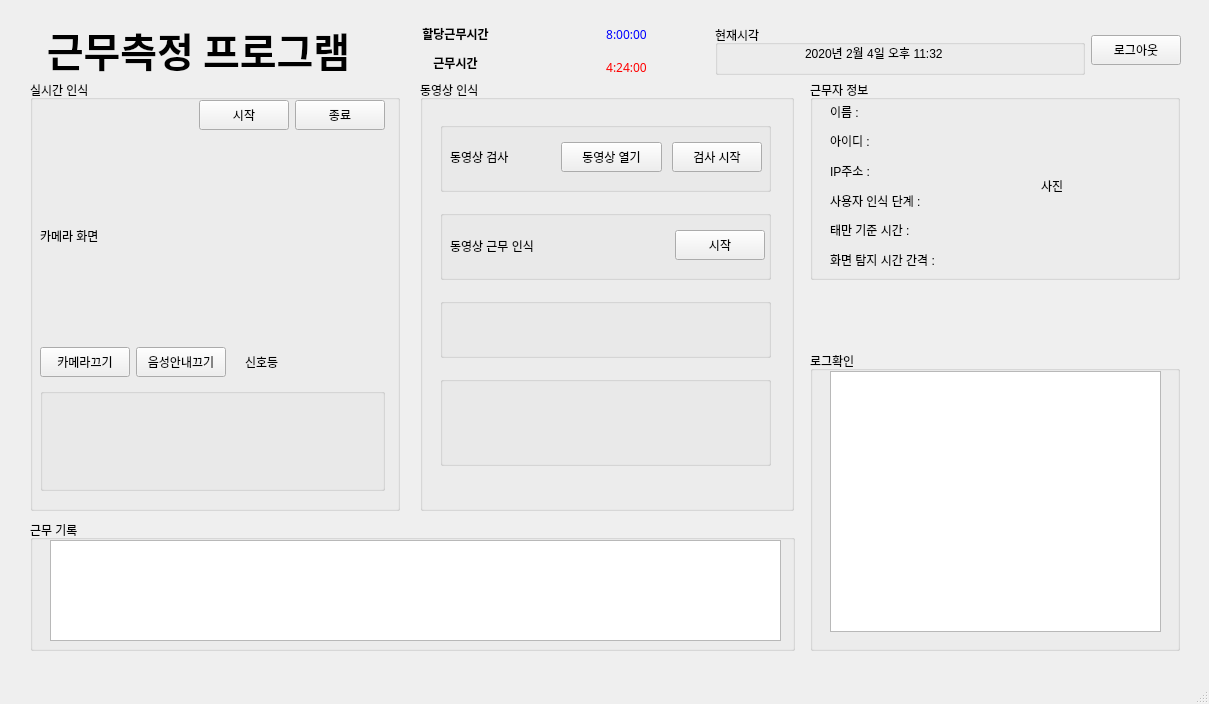
<?xml version="1.0" encoding="UTF-8"?>
<ui version="4.0">
 <class>MainWindow</class>
 <widget class="QMainWindow" name="MainWindow">
  <property name="geometry">
   <rect>
    <x>0</x>
    <y>0</y>
    <width>1209</width>
    <height>704</height>
   </rect>
  </property>
  <property name="windowTitle">
   <string>MainWindow</string>
  </property>
  <widget class="QWidget" name="centralwidget">
   <widget class="QWidget" name="horizontalLayoutWidget">
    <property name="geometry">
     <rect>
      <x>30</x>
      <y>20</y>
      <width>1151</width>
      <height>61</height>
     </rect>
    </property>
    <layout class="QHBoxLayout" name="topLayout">
     <item>
      <widget class="QLabel" name="titleLabel">
       <property name="font">
        <font>
         <family>Han Santteut Dotum</family>
         <pointsize>30</pointsize>
         <weight>75</weight>
         <bold>true</bold>
        </font>
       </property>
       <property name="text">
        <string>근무측정 프로그램</string>
       </property>
       <property name="alignment">
        <set>Qt::AlignHCenter|Qt::AlignTop</set>
       </property>
       <property name="margin">
        <number>1</number>
       </property>
      </widget>
     </item>
     <item>
      <layout class="QVBoxLayout" name="verticalLayout_5">
       <item>
        <layout class="QHBoxLayout" name="horizontalLayout_5">
         <item>
          <widget class="QLabel" name="totalWorkTimeLabel">
           <property name="font">
            <font>
             <family>Han Santteut Dotum</family>
             <weight>75</weight>
             <bold>true</bold>
            </font>
           </property>
           <property name="text">
            <string>할당근무시간</string>
           </property>
           <property name="alignment">
            <set>Qt::AlignCenter</set>
           </property>
          </widget>
         </item>
         <item>
          <widget class="QLabel" name="haveToWorkTimeLabel">
           <property name="font">
            <font>
             <family>Han Santteut Dotum</family>
            </font>
           </property>
           <property name="styleSheet">
            <string notr="true">color: rgb(0, 0, 255);</string>
           </property>
           <property name="text">
            <string>8:00:00</string>
           </property>
           <property name="alignment">
            <set>Qt::AlignCenter</set>
           </property>
          </widget>
         </item>
        </layout>
       </item>
       <item>
        <layout class="QHBoxLayout" name="horizontalLayout_3">
         <item>
          <widget class="QLabel" name="label_5">
           <property name="font">
            <font>
             <family>Han Santteut Dotum</family>
             <weight>75</weight>
             <bold>true</bold>
            </font>
           </property>
           <property name="text">
            <string>근무시간</string>
           </property>
           <property name="alignment">
            <set>Qt::AlignHCenter|Qt::AlignTop</set>
           </property>
          </widget>
         </item>
         <item>
          <widget class="QLabel" name="workTimeLabel">
           <property name="font">
            <font>
             <family>Han Santteut Dotum</family>
            </font>
           </property>
           <property name="styleSheet">
            <string notr="true">color: rgb(255, 0, 0);</string>
           </property>
           <property name="text">
            <string>4:24:00</string>
           </property>
           <property name="alignment">
            <set>Qt::AlignCenter</set>
           </property>
          </widget>
         </item>
        </layout>
       </item>
      </layout>
     </item>
     <item>
      <widget class="QGroupBox" name="dateBox">
       <property name="sizePolicy">
        <sizepolicy hsizetype="Fixed" vsizetype="Fixed">
         <horstretch>0</horstretch>
         <verstretch>0</verstretch>
        </sizepolicy>
       </property>
       <property name="minimumSize">
        <size>
         <width>370</width>
         <height>50</height>
        </size>
       </property>
       <property name="title">
        <string>현재시각</string>
       </property>
       <widget class="QLabel" name="dateLabel">
        <property name="geometry">
         <rect>
          <x>90</x>
          <y>20</y>
          <width>211</width>
          <height>16</height>
         </rect>
        </property>
        <property name="text">
         <string>2020년 2월 4일 오후 11:32</string>
        </property>
       </widget>
      </widget>
     </item>
     <item>
      <widget class="QPushButton" name="logoutBtn">
       <property name="sizePolicy">
        <sizepolicy hsizetype="Fixed" vsizetype="Fixed">
         <horstretch>0</horstretch>
         <verstretch>0</verstretch>
        </sizepolicy>
       </property>
       <property name="minimumSize">
        <size>
         <width>90</width>
         <height>30</height>
        </size>
       </property>
       <property name="text">
        <string>로그아웃</string>
       </property>
      </widget>
     </item>
    </layout>
   </widget>
   <widget class="QWidget" name="verticalLayoutWidget_9">
    <property name="geometry">
     <rect>
      <x>420</x>
      <y>80</y>
      <width>374</width>
      <height>431</height>
     </rect>
    </property>
    <layout class="QVBoxLayout" name="middleLayout">
     <item>
      <widget class="QGroupBox" name="videoRecogBox">
       <property name="title">
        <string>동영상 인식</string>
       </property>
       <widget class="QWidget" name="verticalLayoutWidget_7">
        <property name="geometry">
         <rect>
          <x>20</x>
          <y>30</y>
          <width>331</width>
          <height>371</height>
         </rect>
        </property>
        <layout class="QVBoxLayout" name="verticalLayout_8">
         <item>
          <widget class="QGroupBox" name="videoCheckBox">
           <property name="sizePolicy">
            <sizepolicy hsizetype="Preferred" vsizetype="Fixed">
             <horstretch>0</horstretch>
             <verstretch>0</verstretch>
            </sizepolicy>
           </property>
           <property name="minimumSize">
            <size>
             <width>0</width>
             <height>70</height>
            </size>
           </property>
           <property name="title">
            <string/>
           </property>
           <widget class="QWidget" name="layoutWidget">
            <property name="geometry">
             <rect>
              <x>10</x>
              <y>10</y>
              <width>312</width>
              <height>51</height>
             </rect>
            </property>
            <layout class="QHBoxLayout" name="horizontalLayout_7">
             <property name="spacing">
              <number>10</number>
             </property>
             <item>
              <widget class="QLabel" name="videoCheckTextlabel">
               <property name="sizePolicy">
                <sizepolicy hsizetype="Minimum" vsizetype="Fixed">
                 <horstretch>0</horstretch>
                 <verstretch>0</verstretch>
                </sizepolicy>
               </property>
               <property name="minimumSize">
                <size>
                 <width>80</width>
                 <height>30</height>
                </size>
               </property>
               <property name="text">
                <string>동영상 검사</string>
               </property>
              </widget>
             </item>
             <item>
              <widget class="QPushButton" name="videoRecogOpenBtn">
               <property name="minimumSize">
                <size>
                 <width>90</width>
                 <height>30</height>
                </size>
               </property>
               <property name="text">
                <string>동영상 열기</string>
               </property>
              </widget>
             </item>
             <item>
              <widget class="QPushButton" name="videoCheckBtn">
               <property name="sizePolicy">
                <sizepolicy hsizetype="Fixed" vsizetype="Fixed">
                 <horstretch>0</horstretch>
                 <verstretch>0</verstretch>
                </sizepolicy>
               </property>
               <property name="minimumSize">
                <size>
                 <width>90</width>
                 <height>30</height>
                </size>
               </property>
               <property name="text">
                <string>검사 시작</string>
               </property>
              </widget>
             </item>
            </layout>
           </widget>
          </widget>
         </item>
         <item>
          <widget class="QGroupBox" name="videoRecogBox_2">
           <property name="sizePolicy">
            <sizepolicy hsizetype="Preferred" vsizetype="Fixed">
             <horstretch>0</horstretch>
             <verstretch>0</verstretch>
            </sizepolicy>
           </property>
           <property name="minimumSize">
            <size>
             <width>0</width>
             <height>70</height>
            </size>
           </property>
           <property name="title">
            <string/>
           </property>
           <widget class="QWidget" name="layoutWidget">
            <property name="geometry">
             <rect>
              <x>10</x>
              <y>10</y>
              <width>315</width>
              <height>51</height>
             </rect>
            </property>
            <layout class="QHBoxLayout" name="horizontalLayout_8">
             <item>
              <widget class="QLabel" name="label">
               <property name="text">
                <string>동영상 근무 인식</string>
               </property>
              </widget>
             </item>
             <item>
              <spacer name="horizontalSpacer_5">
               <property name="orientation">
                <enum>Qt::Horizontal</enum>
               </property>
               <property name="sizeHint" stdset="0">
                <size>
                 <width>40</width>
                 <height>20</height>
                </size>
               </property>
              </spacer>
             </item>
             <item>
              <widget class="QPushButton" name="videoRecogStartBtn">
               <property name="minimumSize">
                <size>
                 <width>90</width>
                 <height>30</height>
                </size>
               </property>
               <property name="text">
                <string>시작</string>
               </property>
              </widget>
             </item>
            </layout>
           </widget>
          </widget>
         </item>
         <item>
          <widget class="QGroupBox" name="videoRecogRunBox">
           <property name="sizePolicy">
            <sizepolicy hsizetype="Preferred" vsizetype="Fixed">
             <horstretch>0</horstretch>
             <verstretch>0</verstretch>
            </sizepolicy>
           </property>
           <property name="minimumSize">
            <size>
             <width>0</width>
             <height>60</height>
            </size>
           </property>
           <property name="title">
            <string/>
           </property>
           <widget class="QLabel" name="videoRecogRunLabel">
            <property name="geometry">
             <rect>
              <x>10</x>
              <y>20</y>
              <width>131</width>
              <height>16</height>
             </rect>
            </property>
            <property name="text">
             <string/>
            </property>
           </widget>
          </widget>
         </item>
         <item>
          <widget class="QGroupBox" name="videoRecogAnnounceBox">
           <property name="sizePolicy">
            <sizepolicy hsizetype="Minimum" vsizetype="Fixed">
             <horstretch>0</horstretch>
             <verstretch>0</verstretch>
            </sizepolicy>
           </property>
           <property name="minimumSize">
            <size>
             <width>0</width>
             <height>90</height>
            </size>
           </property>
           <property name="title">
            <string/>
           </property>
           <widget class="QWidget" name="verticalLayoutWidget_8">
            <property name="geometry">
             <rect>
              <x>10</x>
              <y>10</y>
              <width>165</width>
              <height>61</height>
             </rect>
            </property>
            <layout class="QVBoxLayout" name="verticalLayout_9">
             <item>
              <widget class="QLabel" name="videoRecogAnnounceLabel">
               <property name="text">
                <string/>
               </property>
              </widget>
             </item>
            </layout>
           </widget>
          </widget>
         </item>
        </layout>
       </widget>
      </widget>
     </item>
    </layout>
   </widget>
   <widget class="QWidget" name="verticalLayoutWidget_10">
    <property name="geometry">
     <rect>
      <x>30</x>
      <y>80</y>
      <width>372</width>
      <height>431</height>
     </rect>
    </property>
    <layout class="QVBoxLayout" name="leftLayput">
     <item>
      <widget class="QGroupBox" name="realRecogBox">
       <property name="sizePolicy">
        <sizepolicy hsizetype="Fixed" vsizetype="Minimum">
         <horstretch>0</horstretch>
         <verstretch>0</verstretch>
        </sizepolicy>
       </property>
       <property name="minimumSize">
        <size>
         <width>370</width>
         <height>0</height>
        </size>
       </property>
       <property name="title">
        <string>실시간 인식</string>
       </property>
       <widget class="QWidget" name="verticalLayoutWidget_4">
        <property name="geometry">
         <rect>
          <x>10</x>
          <y>20</y>
          <width>345</width>
          <height>391</height>
         </rect>
        </property>
        <layout class="QVBoxLayout" name="verticalLayout_3">
         <item>
          <layout class="QHBoxLayout" name="horizontalLayout_2">
           <item>
            <spacer name="horizontalSpacer_6">
             <property name="orientation">
              <enum>Qt::Horizontal</enum>
             </property>
             <property name="sizeHint" stdset="0">
              <size>
               <width>40</width>
               <height>20</height>
              </size>
             </property>
            </spacer>
           </item>
           <item>
            <widget class="QPushButton" name="realRecogStartBtn">
             <property name="sizePolicy">
              <sizepolicy hsizetype="Fixed" vsizetype="Fixed">
               <horstretch>0</horstretch>
               <verstretch>0</verstretch>
              </sizepolicy>
             </property>
             <property name="minimumSize">
              <size>
               <width>90</width>
               <height>30</height>
              </size>
             </property>
             <property name="text">
              <string>시작</string>
             </property>
            </widget>
           </item>
           <item>
            <widget class="QPushButton" name="realRecogEndBtn">
             <property name="sizePolicy">
              <sizepolicy hsizetype="Fixed" vsizetype="Fixed">
               <horstretch>0</horstretch>
               <verstretch>0</verstretch>
              </sizepolicy>
             </property>
             <property name="minimumSize">
              <size>
               <width>90</width>
               <height>30</height>
              </size>
             </property>
             <property name="text">
              <string>종료</string>
             </property>
            </widget>
           </item>
          </layout>
         </item>
         <item>
          <widget class="QLabel" name="realRecogCamLabel">
           <property name="sizePolicy">
            <sizepolicy hsizetype="Fixed" vsizetype="Fixed">
             <horstretch>0</horstretch>
             <verstretch>0</verstretch>
            </sizepolicy>
           </property>
           <property name="minimumSize">
            <size>
             <width>330</width>
             <height>200</height>
            </size>
           </property>
           <property name="text">
            <string>카메라 화면</string>
           </property>
          </widget>
         </item>
         <item>
          <layout class="QHBoxLayout" name="horizontalLayout_6">
           <item>
            <widget class="QPushButton" name="realRecogDisplayBtn">
             <property name="sizePolicy">
              <sizepolicy hsizetype="Fixed" vsizetype="Fixed">
               <horstretch>0</horstretch>
               <verstretch>0</verstretch>
              </sizepolicy>
             </property>
             <property name="minimumSize">
              <size>
               <width>90</width>
               <height>30</height>
              </size>
             </property>
             <property name="text">
              <string>카메라끄기</string>
             </property>
            </widget>
           </item>
           <item>
            <widget class="QPushButton" name="realRecogSoundBtn">
             <property name="sizePolicy">
              <sizepolicy hsizetype="Fixed" vsizetype="Fixed">
               <horstretch>0</horstretch>
               <verstretch>0</verstretch>
              </sizepolicy>
             </property>
             <property name="minimumSize">
              <size>
               <width>90</width>
               <height>30</height>
              </size>
             </property>
             <property name="text">
              <string>음성안내끄기</string>
             </property>
            </widget>
           </item>
           <item>
            <spacer name="horizontalSpacer_7">
             <property name="orientation">
              <enum>Qt::Horizontal</enum>
             </property>
             <property name="sizeHint" stdset="0">
              <size>
               <width>40</width>
               <height>20</height>
              </size>
             </property>
            </spacer>
           </item>
           <item>
            <widget class="QLabel" name="realRecogSignalLabel">
             <property name="sizePolicy">
              <sizepolicy hsizetype="Fixed" vsizetype="Fixed">
               <horstretch>0</horstretch>
               <verstretch>0</verstretch>
              </sizepolicy>
             </property>
             <property name="minimumSize">
              <size>
               <width>140</width>
               <height>40</height>
              </size>
             </property>
             <property name="text">
              <string>신호등</string>
             </property>
            </widget>
           </item>
          </layout>
         </item>
         <item>
          <widget class="QGroupBox" name="realRecogAnnounceBox">
           <property name="sizePolicy">
            <sizepolicy hsizetype="Minimum" vsizetype="Minimum">
             <horstretch>0</horstretch>
             <verstretch>0</verstretch>
            </sizepolicy>
           </property>
           <property name="title">
            <string/>
           </property>
           <layout class="QFormLayout" name="formLayout">
            <item row="0" column="0">
             <layout class="QVBoxLayout" name="verticalLayout_4">
              <item>
               <widget class="QLabel" name="realRecogAnnounceLabel">
                <property name="text">
                 <string/>
                </property>
               </widget>
              </item>
             </layout>
            </item>
           </layout>
          </widget>
         </item>
        </layout>
       </widget>
      </widget>
     </item>
    </layout>
   </widget>
   <widget class="QWidget" name="verticalLayoutWidget_2">
    <property name="geometry">
     <rect>
      <x>810</x>
      <y>80</y>
      <width>372</width>
      <height>571</height>
     </rect>
    </property>
    <layout class="QVBoxLayout" name="rightLayout">
     <property name="spacing">
      <number>30</number>
     </property>
     <item>
      <widget class="QGroupBox" name="userInfoBox">
       <property name="sizePolicy">
        <sizepolicy hsizetype="Fixed" vsizetype="Fixed">
         <horstretch>0</horstretch>
         <verstretch>0</verstretch>
        </sizepolicy>
       </property>
       <property name="minimumSize">
        <size>
         <width>370</width>
         <height>200</height>
        </size>
       </property>
       <property name="title">
        <string>근무자 정보</string>
       </property>
       <widget class="QWidget" name="horizontalLayoutWidget_2">
        <property name="geometry">
         <rect>
          <x>20</x>
          <y>20</y>
          <width>331</width>
          <height>171</height>
         </rect>
        </property>
        <layout class="QHBoxLayout" name="horizontalLayout_4">
         <item>
          <layout class="QVBoxLayout" name="verticalLayout_2">
           <property name="spacing">
            <number>7</number>
           </property>
           <property name="sizeConstraint">
            <enum>QLayout::SetDefaultConstraint</enum>
           </property>
           <item>
            <widget class="QLabel" name="userNameLabel">
             <property name="text">
              <string>이름 : </string>
             </property>
            </widget>
           </item>
           <item>
            <widget class="QLabel" name="userIdLabel">
             <property name="text">
              <string>아이디 : </string>
             </property>
            </widget>
           </item>
           <item>
            <widget class="QLabel" name="userIPLabel">
             <property name="text">
              <string>IP주소 : </string>
             </property>
            </widget>
           </item>
           <item>
            <widget class="QLabel" name="stgLvlLabel">
             <property name="text">
              <string>사용자 인식 단계 : </string>
             </property>
            </widget>
           </item>
           <item>
            <widget class="QLabel" name="stgNodLabel">
             <property name="text">
              <string>태만 기준 시간 : </string>
             </property>
            </widget>
           </item>
           <item>
            <widget class="QLabel" name="stgDecLabel">
             <property name="text">
              <string>화면 탐지 시간 간격 : </string>
             </property>
            </widget>
           </item>
          </layout>
         </item>
         <item>
          <widget class="QLabel" name="userImgLabel">
           <property name="sizePolicy">
            <sizepolicy hsizetype="Fixed" vsizetype="Minimum">
             <horstretch>0</horstretch>
             <verstretch>0</verstretch>
            </sizepolicy>
           </property>
           <property name="minimumSize">
            <size>
             <width>120</width>
             <height>0</height>
            </size>
           </property>
           <property name="text">
            <string>사진</string>
           </property>
          </widget>
         </item>
        </layout>
       </widget>
      </widget>
     </item>
     <item>
      <spacer name="verticalSpacer">
       <property name="orientation">
        <enum>Qt::Vertical</enum>
       </property>
       <property name="sizeHint" stdset="0">
        <size>
         <width>20</width>
         <height>40</height>
        </size>
       </property>
      </spacer>
     </item>
     <item>
      <widget class="QGroupBox" name="logBox">
       <property name="sizePolicy">
        <sizepolicy hsizetype="Fixed" vsizetype="Fixed">
         <horstretch>0</horstretch>
         <verstretch>0</verstretch>
        </sizepolicy>
       </property>
       <property name="minimumSize">
        <size>
         <width>370</width>
         <height>300</height>
        </size>
       </property>
       <property name="title">
        <string>로그확인</string>
       </property>
       <widget class="QWidget" name="verticalLayoutWidget">
        <property name="geometry">
         <rect>
          <x>20</x>
          <y>20</y>
          <width>331</width>
          <height>261</height>
         </rect>
        </property>
        <layout class="QVBoxLayout" name="verticalLayout">
         <item>
          <layout class="QHBoxLayout" name="horizontalLayout"/>
         </item>
         <item>
          <widget class="QTextBrowser" name="logView"/>
         </item>
        </layout>
       </widget>
      </widget>
     </item>
    </layout>
   </widget>
   <widget class="QWidget" name="verticalLayoutWidget_3">
    <property name="geometry">
     <rect>
      <x>30</x>
      <y>520</y>
      <width>771</width>
      <height>131</height>
     </rect>
    </property>
    <layout class="QVBoxLayout" name="bottomBox">
     <item>
      <widget class="QGroupBox" name="workListBox">
       <property name="sizePolicy">
        <sizepolicy hsizetype="Fixed" vsizetype="Minimum">
         <horstretch>0</horstretch>
         <verstretch>0</verstretch>
        </sizepolicy>
       </property>
       <property name="minimumSize">
        <size>
         <width>765</width>
         <height>100</height>
        </size>
       </property>
       <property name="title">
        <string>근무 기록</string>
       </property>
       <widget class="QTextBrowser" name="workListView">
        <property name="geometry">
         <rect>
          <x>20</x>
          <y>20</y>
          <width>731</width>
          <height>101</height>
         </rect>
        </property>
       </widget>
      </widget>
     </item>
    </layout>
   </widget>
  </widget>
  <widget class="QMenuBar" name="menubar">
   <property name="geometry">
    <rect>
     <x>0</x>
     <y>0</y>
     <width>1209</width>
     <height>21</height>
    </rect>
   </property>
  </widget>
  <widget class="QStatusBar" name="statusbar"/>
 </widget>
 <resources/>
 <connections/>
</ui>
